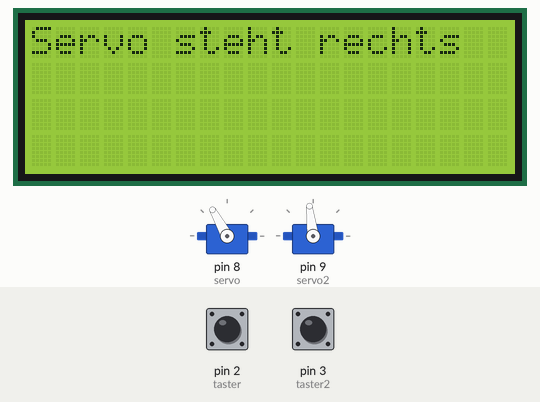
Simulated run of this program. Board: Arduino Uno, built with avr-gcc and run on an emulated ATmega328P. Shown: 20×4 character LCD, 2 × servo. The inputs (shaded band) are chosen by the test bench; at power-on: pin 2 (taster) HIGH, pin 3 (taster2) HIGH.

Above: at 2.39 s.
2.4 s: pin 2 (taster) pulled LOW for 3 s
At 3.39 s:
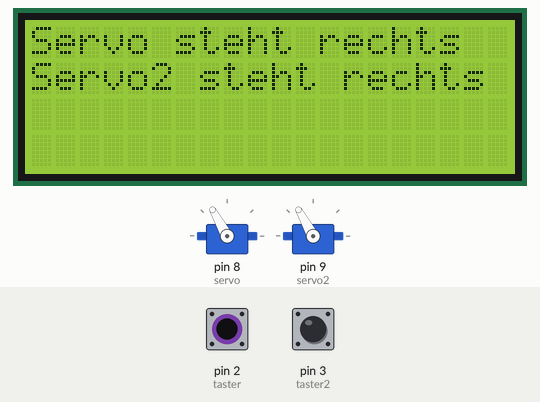
At 4.99 s:
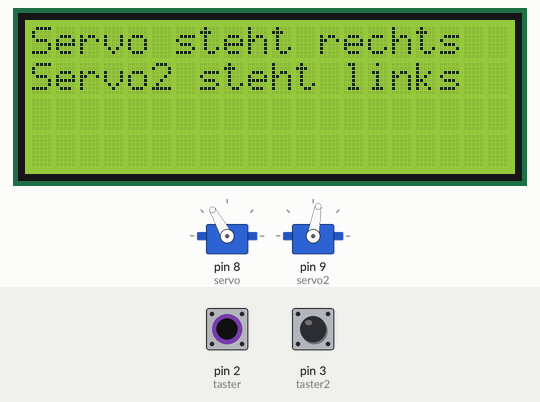
6.9 s: pin 3 (taster2) pulled LOW for 3 s
At 8.31 s:
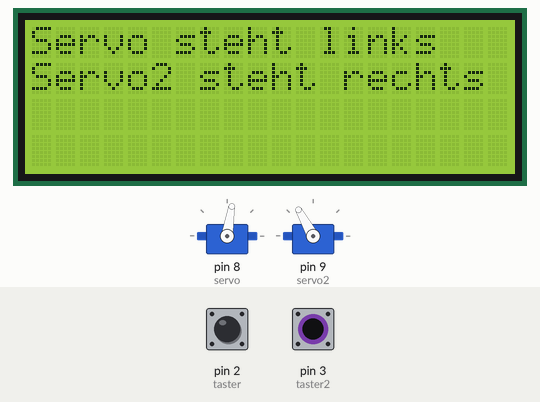
11.4 s: pin 3 (taster2) pulled LOW for 3 s
15.9 s: pin 3 (taster2) pulled LOW for 3 s
25.4 s: pin 2 (taster) pulled LOW for 3 s
Timing chart, 0 to 34.6 s (numbered marks = the images above; inputs shaded):
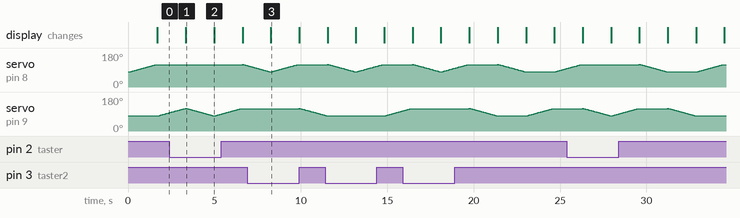

Measured:
- after the input at 2.4 s, the display: first differs from a run without the input after 2.6 s (image 2)

The program:

main.cpp
```cpp
#include<Arduino.h>
#include <Servo.h> // Zugriff auf Servo Bibliothek
#include <Wire.h>
#include <LiquidCrystal_I2C.h>

const int taster = 2; // Pushbutton Pin auf dem Board (2)
const int taster2 = 3;// Pushbutton Pin auf dem Board (3)
int tasterstatus=0;//Tasterstatus Taster
int taster2status=0;//Tasterstatus Taster2
Servo servo; // deklariert den Namen des ersten Servos
Servo servo2;// deklariert den Namen des zweiten Servos

LiquidCrystal_I2C lcd(0x27,20,4);  // set the LCD address to 0x27 for a 16 chars and 2 line display

//Display Grundeinstellung
void Display_Start(){
  lcd.backlight();
}

//Funktion für Links-Abzweig Servo
void Servo_Links(){
  for (int j = 120; j > 80; j--){
    servo.write(j);
    delay(40);
  }
  Display_Start();
  lcd.setCursor(0,0);
  lcd.print("                    ");     // Überschreiben mit "nichts" :)
  lcd.setCursor(0,0);
  lcd.print("Servo steht links");
}

//Funktion für Rechts-Abzweig Servo
void Servo_Rechts(){
  for (int j = 80; j < 120; j++){
    servo.write(j);
    delay(40);
  }
  Display_Start();
  lcd.setCursor(0,0);
  lcd.print("                    ");     // Überschreiben mit "nichts" :)
  lcd.setCursor(0,0);
  lcd.print("Servo steht rechts");
}

//Funktion für Links-Abzweig Servo2
void Servo2_Links(){
  for (int j = 120; j > 80; j--){
    servo2.write(j);
    delay(40);
  }
  Display_Start();
  lcd.setCursor(0,1);
  lcd.print("                    ");     // Überschreiben mit "nichts" :)
  lcd.setCursor(0,1);
  lcd.print("Servo2 steht links");
}

//Funktion für Rechts-Abzweig Servo2
void Servo2_Rechts(){
  for (int j = 80; j < 120; j++){
    servo2.write(j);
    delay(40);
  }
  Display_Start();
  lcd.setCursor(0,1);
  lcd.print("                    ");     // Überschreiben mit "nichts" :)
  lcd.setCursor(0,1);
  lcd.print("Servo2 steht rechts");
}

void setup() {
  Serial.begin(9600);
  lcd.init();                      // initialize the lcd
  pinMode(taster, INPUT_PULLUP); // Gibt an dass die Taster ein Input ist
  pinMode (taster2,INPUT_PULLUP);
  servo.attach(8); // gibt an auf welchem Pin die Servo mit dem Steuerkabel anliegen
  servo2.attach(9);
  servo.write(80); // gibt die Grundstellung der Servo beim Start an
  servo2.write(80);
}

//Definition state maschine
enum TasterState { RECHTS, LINKS } nextTasterState = RECHTS;
enum TasterState2 { RECHTS2, LINKS2 } nextTasterState2 = RECHTS2;

void loop(){

  //State machine Servo
  tasterstatus=digitalRead(taster);
  if (tasterstatus == HIGH) {
    switch (nextTasterState) {
      case RECHTS:
      Servo_Rechts();
      nextTasterState = LINKS;
      break;
      case LINKS:
      Servo_Links();
      nextTasterState = RECHTS;
      break;
    }
  }

  //State machine Servo2
  taster2status=digitalRead(taster2);
  if (taster2status == HIGH) {
    switch (nextTasterState2) {
      case RECHTS2:
      Servo2_Rechts();
      nextTasterState2 = LINKS2;
      break;
      case LINKS2:
      Servo2_Links();
      nextTasterState2 = RECHTS2;
      break;
    }
  }
}
```
